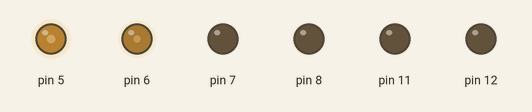
Simulated run of this sketch. Board: Arduino Mega 2560, built with avr-gcc and run on an emulated ATmega2560. Shown: output pins drawn as LEDs (lit = HIGH).

Above: at 0.1 s.
Timing chart, 0 to 1.6 s (numbered marks = the images above):
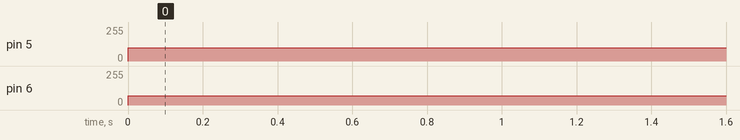

The sketch:

test.ino
```cpp
void setup() {
  // put your setup code here, to run once:
  pinMode(11,OUTPUT);
  pinMode(12,OUTPUT);
  pinMode(5,OUTPUT);
  pinMode(6,OUTPUT);
  pinMode(7,OUTPUT);
  pinMode(8,OUTPUT);
}

void loop() {
  analogWrite(5,100);
  analogWrite(6,70);
  digitalWrite(24,0);
  digitalWrite(26,1);
  digitalWrite(25,0);
  digitalWrite(27,1);
}
```

Measured:
- by itself, pin 5: 0/255 → 100/255 at 0.00 s
- by itself, pin 6: 0/255 → 70/255 at 0.00 s
